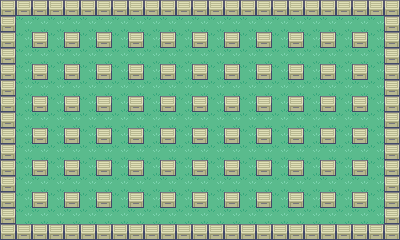

Rendered tile map (Tiled .tmx) drawn with the repository's tilesets; below, a short description and the map source with its tile grids summarised:
An orthogonal 25x15 tile map with 16x16 px tiles, 2 tile layers (grass, bricks).

<map version="1.0" orientation="orthogonal" width="25" height="15" tilewidth="16" tileheight="16">
 <tileset firstgid="1" name="pok-terrain" tilewidth="16" tileheight="16">
  <image source="pok-terrain.png" width="128" height="16" />
 </tileset>
 <layer name="grass" width="25" height="15">
  <data>[375 cells, 375 non-empty, 1 distinct tile ids]</data>
 </layer>
 <layer name="bricks" width="25" height="15">
  <properties>
   <property name="Colidable" value="true" />
  </properties>
  <data>[375 cells, 142 non-empty, 1 distinct tile ids]</data>
 </layer>
</map>